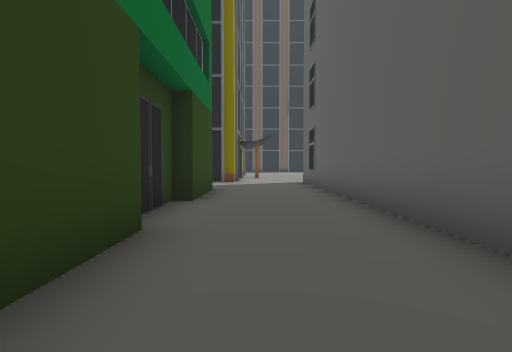
[1] (above)

17 first-person views from a walk through a scene from a Unity 3-D project. The camera is 1.3 m above the floor, tilts 2° down and sees 80° across. The floor is counted in squares, 2 m on a side. Each view is taken from the middle of a square. On the plan, view 1 faces up. The plan holds only what a view shows up to about 10 squares ahead; the rest is blank. The place goes on beyond the plan.

[2]
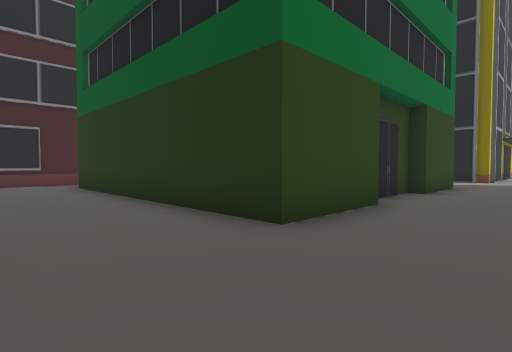

[3]
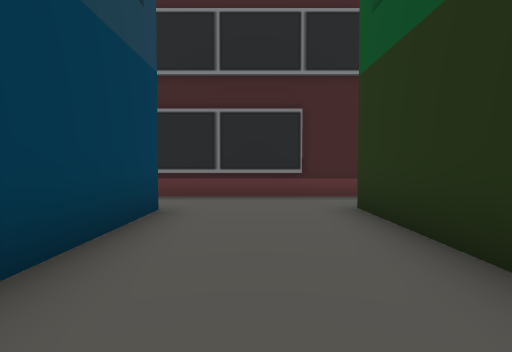

[4]
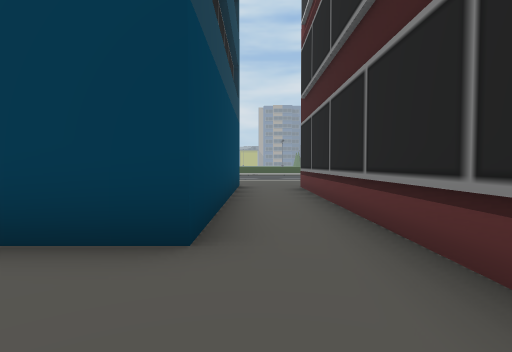

[5]
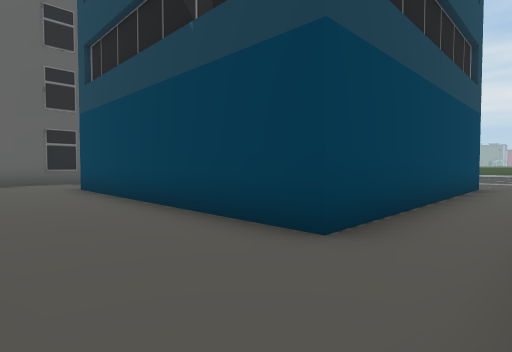

[6]
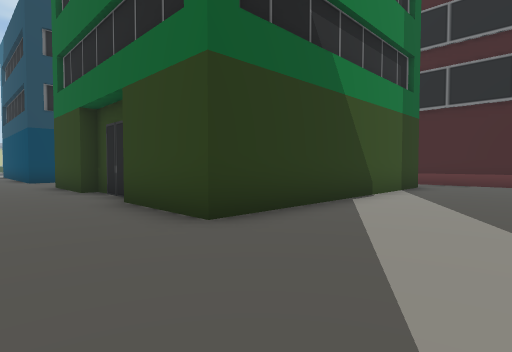

[7]
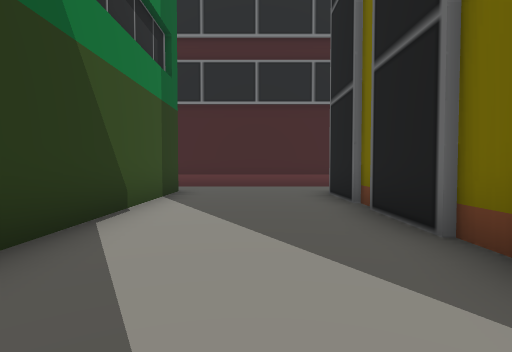

[8]
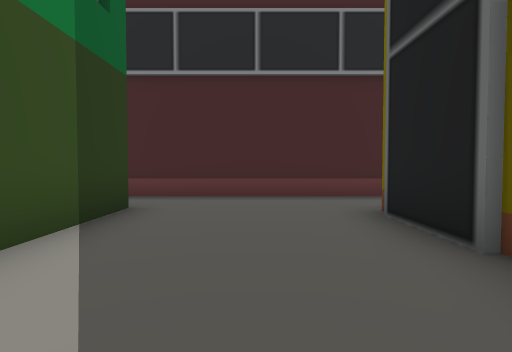

[9]
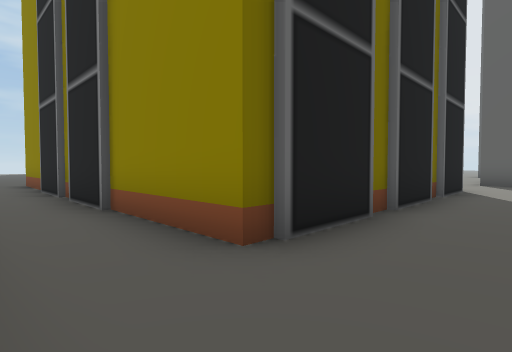

[10]
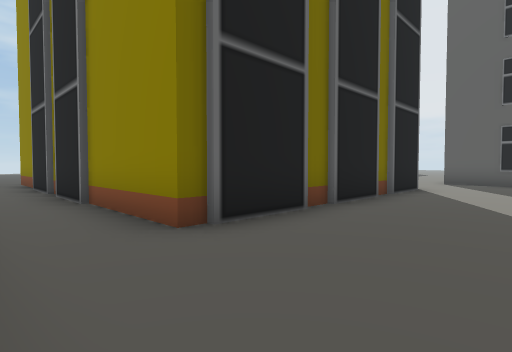

[11]
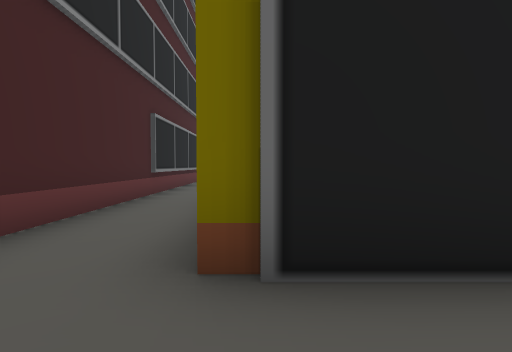

[12]
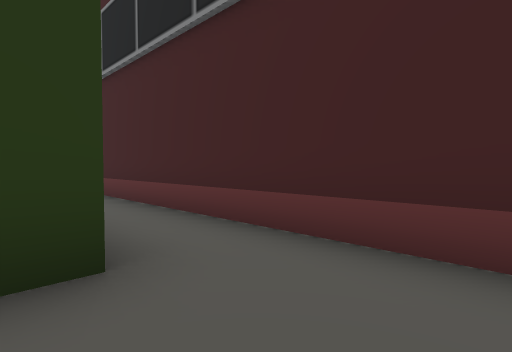

[13]
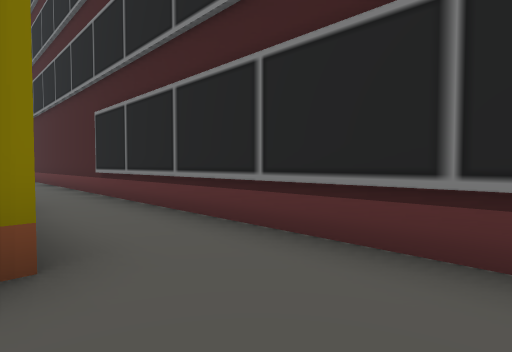

[14]
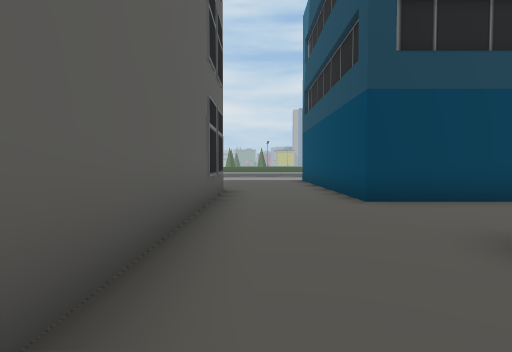

[15]
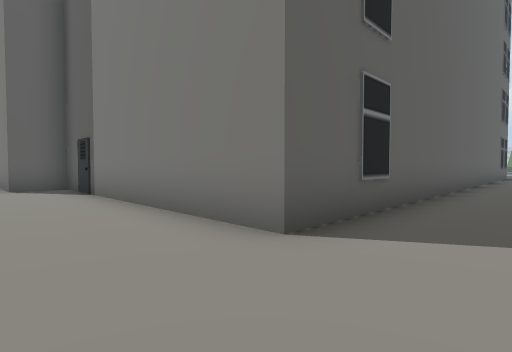

[16]
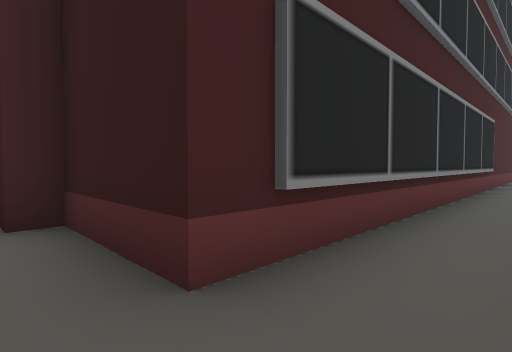

[17]
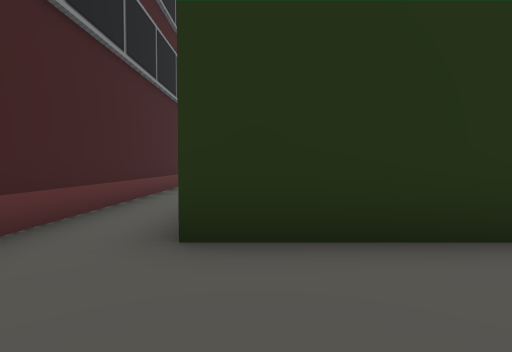

### Floor plan
Key: @ floor where view 1 was taken; # wall or solid block; . floor; B building.
Columns run from 13 left of view 1 to 11 right of it. Each row starts with its distance up from view 1.
 24   #...
 23   #...
 22   #..#
 21   #..#
 20   #..#
 19   #..#
 18   #..#
 17   #..#
 16   #..#
 15   #..#
 14   #..#       ......
 13   #..#       ..........##
 12   #..#######B..........#
 11   #............#########
 10   #............#
  9   #............#
  8   #..#######...#
  7   #..      #...#
  6   #..      #B..#
  5   #.       #...#
  4   #.       #...#
  3   #..      #...#
  2   #..      #...#
  1   #..#######B..#
  0   #..........@.#
 -1   #............#
 -2   #............#
 -3   #..########..#
 -4   #..#      #..#
 -5   #..#      #..#
 -6   #..#      #...
 -7   #..#      #...
 -8   #..#
 -9 ###..#
-10 .....B

Positions as (right, up) in squares from view 1, and headings:
1: (0, 0), facing up
2: (1, -2), facing up-left
3: (-4, -1), facing left
4: (-9, 0), facing down
5: (-10, 0), facing down-right
6: (1, 11), facing down-left
7: (-1, 10), facing left
8: (-4, 10), facing left
9: (-10, 10), facing up-right
10: (-10, 9), facing up-right
11: (-8, 10), facing up
12: (-8, 10), facing down-left
13: (-8, 24), facing down-left
14: (1, 3), facing down
15: (0, 14), facing down-right
16: (-9, -10), facing up-left
17: (-8, -2), facing up
